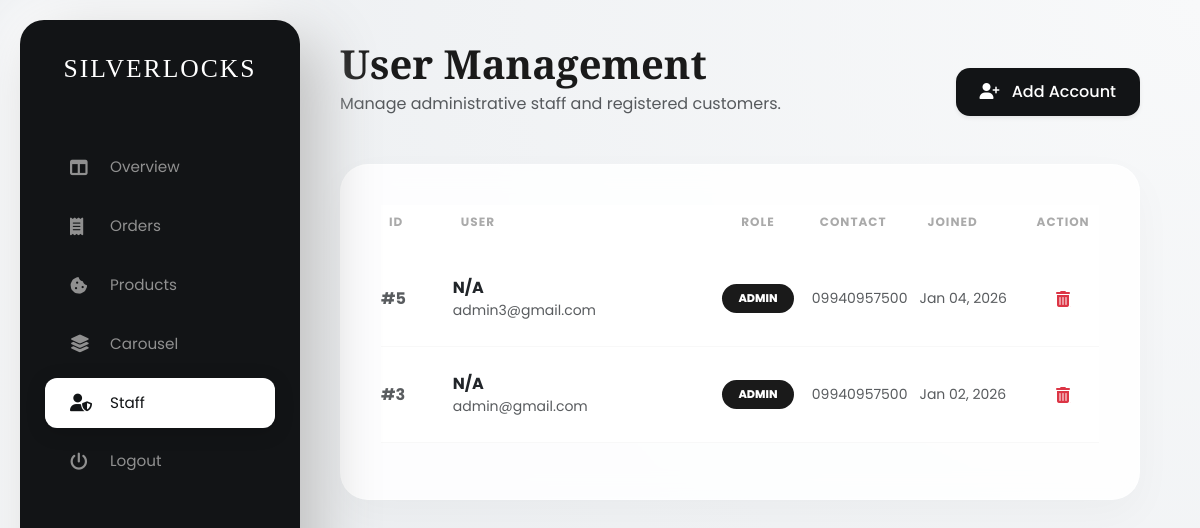
The page /admin_users.php (signed in) on the database its author committed.
### tables this page shows
CREATE TABLE `users` (
  `id` int(11) NOT NULL,
  `fullname` varchar(100) NOT NULL,
  `email` varchar(100) NOT NULL,
  `phone` varchar(20) DEFAULT NULL,
  `password` varchar(255) DEFAULT NULL,
  `address` text DEFAULT NULL,
  `role` enum('user','admin') DEFAULT 'user',
  `created_at` timestamp NOT NULL DEFAULT current_timestamp()
);

### admin_users.php (the view, shortened to what this page needs)
<?php
include('includes/db_connect.php');
$user_query = "SELECT * FROM users ORDER BY created_at DESC";
$user_result = mysqli_query($conn, $user_query);
?>
<!DOCTYPE html>
<html lang="en">
<head>
    <link href="https://cdn.jsdelivr.net/npm/bootstrap@5.3.0/dist/css/bootstrap.min.css" rel="stylesheet">
    <link rel="stylesheet" href="https://cdnjs.cloudflare.com/ajax/libs/font-awesome/6.4.0/css/all.min.css">
</head>
<body>
    <aside class="sidebar">
        <a href="admin_dashboard.php" class="sidebar-brand">SILVER<span>LOCKS</span></a>
        <nav class="nav flex-column">
            <a class="nav-link" href="admin_dashboard.php"><i class="fas fa-columns"></i> Overview</a>
            <a class="nav-link" href="admin_orders.php"><i class="fas fa-receipt"></i> Orders</a>
            <a class="nav-link" href="admin_products.php"><i class="fas fa-cookie-bite"></i> Products</a>
            <a class="nav-link" href="admin_carousel.php"><i class="fas fa-layer-group"></i> Carousel</a>
            <a class="nav-link active" href="admin_users.php"><i class="fas fa-user-shield"></i> Staff</a>
            <div class="mt-auto">
                <a class="nav-link text-danger" href="javascript:void(0);" data-bs-toggle="modal" data-bs-target="#logoutModal">
                    <i class="fas fa-power-off"></i> Logout
                </a>
            </div>
        </nav>
    </aside>
    <main class="main-content">
        <div class="d-flex justify-content-between align-items-end mb-5">
            <div>
                <h1 class="header-title fw-bold mb-1">User Management</h1>
                <p class="text-muted mb-0">Manage administrative staff and registered customers.</p>
            </div>
            <a href="admin_add_user.php" class="btn-add-account shadow-sm">
                <i class="fas fa-user-plus me-2"></i> Add Account
            </a>
        </div>
        <div class="glass-card">
            <div class="table-responsive">
                <table class="table">
                    <thead>
                        <tr>
                            <th width="10%">ID</th>
                            <th width="35%">User</th>
                            <th width="15%" class="text-center">Role</th>
                            <th width="15%">Contact</th>
                            <th width="15%">Joined</th>
                            <th width="10%" class="text-center">Action</th>
                        </tr>
                    </thead>
                    <tbody>
                        <?php
                        if(mysqli_num_rows($user_result) > 0) {
                            while($row = mysqli_fetch_assoc($user_result)) {
                                $name = $row['name'] ?? $row['user_name'] ?? 'N/A';
                                $email = $row['email'] ?? $row['user_email'] ?? 'N/A';
                                $role = $row['role'] ?? $row['user_role'] ?? 'customer';
                                $phone = $row['phone'] ?? $row['user_phone'] ?? 'N/A';
                                $role_class = (strtolower($role) == 'admin') ? 'role-admin' : 'role-customer';
                        ?>
                        <tr>
                            <td class="text-muted fw-bold">#<?php echo $row['id']; ?></td>
                            <td>
                                <div class="fw-bold"><?php echo htmlspecialchars($name); ?></div>
                                <div class="text-muted small"><?php echo htmlspecialchars($email); ?></div>
                            </td>
                            <td class="text-center">
                                <span class="role-badge <?php echo $role_class; ?>">
                                    <?php echo htmlspecialchars($role); ?>
                                </span>
                            </td>
                            <td class="text-muted small"><?php echo htmlspecialchars($phone); ?></td>
                            <td class="text-muted small"><?php echo date("M d, Y", strtotime($row['created_at'])); ?></td>
                            <td class="text-center">
                                <a href="admin_delete_user.php?id=<?php echo $row['id']; ?>"
                                   class="btn-delete d-inline-flex align-items-center justify-content-center"
                                   onclick="return confirm('Remove this account permanently?')">
                                    <i class="fas fa-trash-alt"></i>
                                </a>
                            </td>
                        </tr>
                        <?php
                            }
                        } else {
                            echo "<tr><td colspan='6' class='text-center py-5 text-muted'>No users found.</td></tr>";
                        }
                        ?>
                    </tbody>
                </table>
            </div>
        </div>
    </main>
</body>
</html>

### admin_users.php (style rules this page uses)
:root { --glass-bg: rgba(255, 255, 255, 0.85); --sidebar-dark: #121416; --text-main: #1a1a1a; }
body { font-family: 'Poppins', sans-serif; background: radial-gradient(circle at top right, #f8f9fa, #e9ecef); min-height: 100vh; color: var(--text-main); margin: 0; display: flex; }
.sidebar { width: 280px; height: 95vh; background: var(--sidebar-dark); position: fixed; left: 20px; top: 2.5vh; border-radius: 24px; color: white; z-index: 1000; box-shadow: 20px 20px 60px #bebebe, -20px -20px 60px #ffffff; display: flex; flex-direction: column; padding: 30px 10px; }
.sidebar-brand { font-family: 'Playfair Display', serif; font-size: 1.6rem; text-align: center; color: white; text-decoration: none; margin-bottom: 50px; letter-spacing: 2px; }
.sidebar-brand span { color: var(--silver-accent); }
.nav-link { color: #909090 !important; padding: 14px 25px; margin: 4px 15px; border-radius: 12px; display: flex; align-items: center; gap: 15px; transition: all 0.3s cubic-bezier(0.4, 0, 0.2, 1); font-size: 0.95rem; }
.nav-link i { font-size: 1.1rem; width: 25px; }
.nav-link:hover, .nav-link.active { background: #ffffff; color: var(--sidebar-dark) !important; box-shadow: 0 4px 20px rgba(0,0,0,0.15); }
.main-content { margin-left: 320px; padding: 40px 60px 40px 20px; width: 100%; }
.header-title { font-family: 'Playfair Display', serif; font-size: 2.5rem; }
.btn-add-account { background: #121416; color: white; border: none; border-radius: 14px; padding: 12px 24px; font-weight: 500; transition: 0.3s; text-decoration: none; }
.glass-card { background: var(--glass-bg); backdrop-filter: blur(12px); border-radius: 28px; padding: 40px; border: 1px solid rgba(255, 255, 255, 0.5); box-shadow: 0 15px 40px rgba(0,0,0,0.03); margin-top: 30px; }
.table thead th { text-transform: uppercase; font-size: 0.75rem; letter-spacing: 1px; font-weight: 700; color: #aaa; border: none; padding-bottom: 20px; }
.table tbody td { padding: 25px 0; border-bottom: 1px solid #f8f8f8; vertical-align: middle; }
.role-badge { padding: 6px 16px; border-radius: 50px; font-size: 0.7rem; font-weight: 800; text-transform: uppercase; display: inline-block; }
.role-admin { background: #1a1a1a; color: #fff; }
.btn-delete { width: 40px; height: 40px; border-radius: 50%; border: 1px solid #ffebed; background: #fff; color: #dc3545; transition: 0.2s; border: none; cursor: pointer; }

### rows shown on the page
users: id "5", name "N/A", email "admin3@gmail.com", role "ADMIN", phone "09940957500", created_at "Jan 04, 2026"
users: id "3", name "N/A", email "admin@gmail.com", role "ADMIN", phone "09940957500", created_at "Jan 02, 2026"
